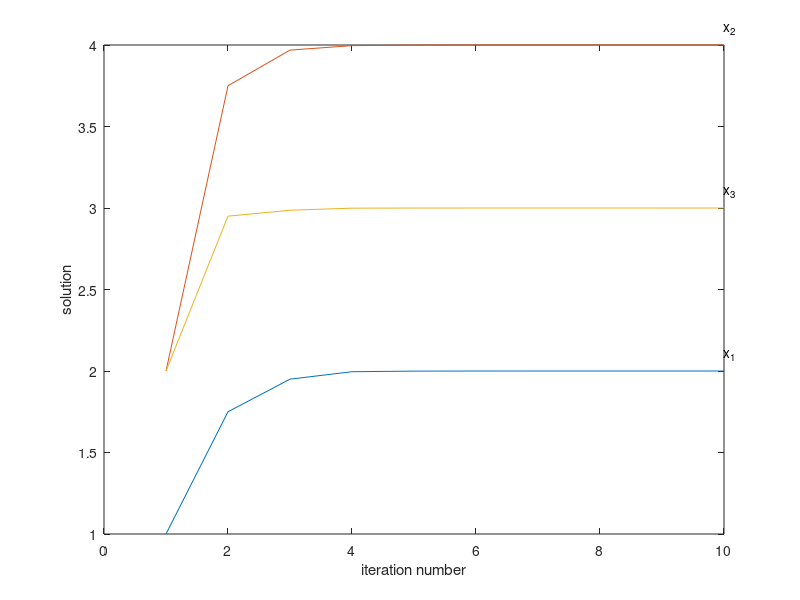

Reproduce this figure in MATLAB.
clear all; close all; clc

% Sloving Ax = b by Gauss-Seidel iterative method
% 2020/03/31

A = [4 -1 1;4 -8 1;-2 1 5];
b = [7; -21; 15];
xsol = A\b                       % solution by mldivide as the benchmark

% Gauss-Seidel iterative method
% x_(k+1) = -L^(-1)*T*x_k + b1

D = diag(diag(A));   % A = L + T 
L = tril(A);              % L: lower triangle 
T = triu(A)-D;          % T: everything else 

x0 = [1; 2; 2];                  % initial guess
tol = 1.e-6;                      % keep iteration until error converges to <= tol (tolerance)
error = 2*tol;                    % initial error set to larger than tol 
x(:,1) = x0;                      % first column of matrix x is tr[1 2 2]
iteration_num = 1;

while( (error > tol) && (iteration_num < 100) )
    iteration_num = iteration_num +1;                       % matlab list index starting from 1
    x(:,iteration_num)= L\(b-T*x(:,iteration_num-1));
    error = norm(x(:,iteration_num)-x(:,iteration_num-1),inf);  
end

true_iteration_num = iteration_num - 1

plot(x')
xlabel('iteration number')                            % matlab list index starting from 1
ylabel('solution')                                        % so the true_iteration_num = iteration_num - 1  
text(iteration_num, 2.1,"x_1")
text(iteration_num, 4.1,"x_2")
text(iteration_num, 3.1,"x_3")

% cinvergence
[V,eigv] = eigs(-inv(L)*T)
diag(abs(eigv))
